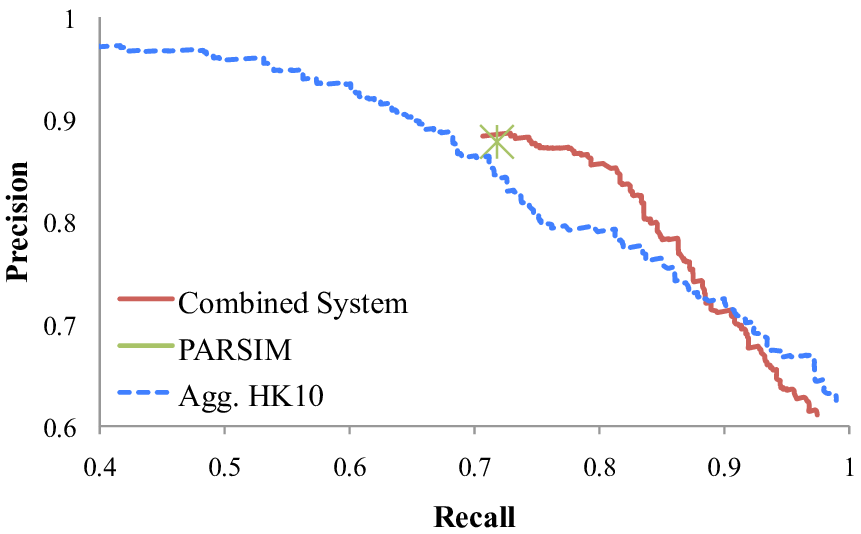
#> input picture merging/example_pictures/D11-1032-Figure-4-3x.png, 861 x 534 px, found by its file name
$ jupyter execute --allow-errors specification_less_description_without_plot.ipynb   (shell and % lines are left out)   (older library calls are emulated)
#> lines starting #> are read from the running program, lines starting #| are printed output that depends on the picture
### below are the same functions as in the merging notebook, but less well described and without the print statements

[cell 1]
import skimage
from skimage import io
import matplotlib.pyplot as plt
from skimage.filters import threshold_otsu
import numpy as np
from skimage.transform import rescale, resize, downscale_local_mean
import matplotlib.pyplot as plt
import os
from tqdm import tqdm
import torch
from skimage import measure
import matplotlib.patches as patches
import pytesseract
import re
from icecream import ic
import cv2
from skimage import io, color
from CIEDE2000_git.ciede2000 import CIEDE2000
from icecream import ic
import torchvision
from torchvision import datasets, models, transforms
import torch
import torch.nn as nn
import torch.optim as optim
import torch.nn.functional as F
from torch.utils.data import Dataset
from torch.utils.data import DataLoader
from torch.utils.tensorboard import SummaryWriter
import h5py
from collections import defaultdict
import pandas as pd
import warnings
import math
from scipy import stats
os.environ["KMP_DUPLICATE_LIB_OK"]="TRUE"

[cell 2]
def mark_class_preprocessing(image_path, shape):
    # opens the image
    img = skimage.io.imread(image_path)

    #converts it to grayscale if needed
    if len(img.shape) == 3:
        #reshape image to 1d
        if img.shape[2] == 4:
            img = skimage.color.rgba2rgb(img)
        #if img.shape[2] == 3:
            #img = skimage.color.rgb2gray(img)
    else:
        img = np.dstack([img,img,img])

    # expands the image to a square shape
    height, width = img.shape[0],img.shape[1]
    if width == height:
        pass
    elif width > height:
        missing = int((width - height) / 2)
        img = np.pad(img, ((missing, missing), (0, 0),(0, 0)))
    else:
        missing = int((height - width) / 2)
        img = np.pad(img, ((0, 0), (missing, missing),(0, 0)))

    # resizes the image to shape x shape
    img = skimage.transform.resize(img, (shape, shape), anti_aliasing=True)

    return np.array(img)

[cell 3]
#this is the preprocessing pipeline as described in the paper Euroviz
# [24 lines left out: function text_local_preprocessing, not called in this run]

[cell 4]
# [9 lines left out: function get_heatmap, not called in this run]

[cell 5]
# [28 lines left out: function apply_heatmap, not called in this run]

[cell 6]
# [21 lines left out: function get_bb, not called in this run]

[cell 7]
#from:
#https://www.geeksforgeeks.org/kruskals-minimum-spanning-tree-algorithm-greedy-algo-2/

# nodes are the candidate characters
#and the edge weights are the Euclidean distances between bounding box centers

# Python program for Kruskal's algorithm to find
# Minimum Spanning Tree of a given connected,
# undirected and weighted graph

from collections import defaultdict

# Class to represent a graph


class Graph:

    def __init__(self, vertices):
        self.V = vertices # No. of vertices
        self.graph = [] # default dictionary
        # to store graph

    # function to add an edge to graph
    def addEdge(self, u, v, w):
        self.graph.append([u, v, w])
        #self.m_graph.append([node1, node2, weight])

    # A utility function to find set of an element i
    # (uses path compression technique)
    # [78 lines left out: functions find, union, KruskalMST, not called in this run]

[cell 8]
# [21 lines left out: function create_MST, not called in this run]

[cell 9]
# [61 lines left out: function prune, not called in this run]

[cell 10]
#using a connected components algorithm to get word boxes
#https://www.geeksforgeeks.org/connected-components-in-an-undirected-graph/

# Python program to print connected
# components in an undirected graph


class CC_Graph:

    # init function to declare class variables
    def __init__(self, V):
        self.V = V
        self.adj = [[] for i in range(V)]

    # [16 lines left out: function DFSUtil, not called in this run]

    # method to add an undirected edge
    def addEdge(self, v, w):
        self.adj[v].append(w)
        self.adj[w].append(v)

    # Method to retrieve connected components
    # in an undirected graph
    # [10 lines left out: function connectedComponents, not called in this run]

[cell 11]
# [19 lines left out: function create_word_boxes, not called in this run]

[cell 12]
# [59 lines left out: function ocr, not called in this run]

[cell 13]
#net modeled after:
#https://github.com/domoritz/darknet/blob/master/cfg/writing.cfg

class TheModelClass(nn.Module):
    # [23 lines left out: functions __init__, ramp, forward, not called in this run]

[cell 14]
# [97 lines left out: function calculate_text_class_features, not called in this run]

[cell 15]
from sklearn.ensemble import RandomForestClassifier
#warnings.filterwarnings(action='once')
warnings.filterwarnings('ignore')

pd.options.display.width = 0
from sklearn import svm

# [58 lines left out: function train_classifier, not called in this run]

[cell 16]
def convert_val(val):
    floats = []
    unit_dict = {"M":1000000,
                 "Mio":1000000,
                "%":0.01}

    for v in val:
        try:
            floats.append(float(v))
        except:
            #check if there is maybe a unit in the number
            letters = re.findall('[a-zA-Z]', v)
            letter_str = "".join(letters)
            try:
                multiplier = unit_dict[letter_str]
            except:
                multiplier = 1
            try:
                numbers = float(re.sub('\D','', v))
                floats.append(numbers*multiplier)
            except:
                pass
    return sorted(floats)

val = [' 100 M ---', 'precision', '95M', '06 - ü', '-85']
convert_val(val)

[cell 17]
def get_specification(filepath, visualize = True,contour_param = 0.2,contour_edge = np.inf):

    #fig, ax = plt.subplots(12,1,figsize = (15,150))

    img = io.imread(filepath)

    #ax[0].imshow(img)

    height, width,_ = img.shape
    #ic(img.shape)
    #mark type #####################################################################################################
    output_size = 224
    mark_preprocessed_img = mark_class_preprocessing(filepath,output_size)
    #ax[1].imshow(mark_preprocessed_img)

    mark_input = torch.tensor(mark_preprocessed_img.reshape(1,3,224,224),dtype = torch.float32)

    mark_net = torch.load(os.path.join("NNs","AlexNet_mark_type.pt"),map_location=torch.device('cpu')) #needs input 1, 3, 224, 224
    mark_output = mark_net(mark_input)
    mark_class = torch.argmax(mark_output)

    if mark_class == 0:
        chart_type = "bar_chart"
        mark_type = "bar"
    elif mark_class == 1:
        chart_type = "line_chart"
        mark_type = "line"
    elif mark_class == 2:
        chart_type = "scatterplot"
        mark_type = "point"
    elif mark_class == 3:
        chart_type = "area_chart"
        mark_type = "area"

    #text localization ##########################################################################################
    #loading the already trained net
    #net = TextLocalNet()
    net = torch.load(os.path.join("NNs", "domoritz_original_cnn.pt"),map_location=torch.device('cpu'))

    local_processed_img = text_local_preprocessing(filepath)
    #ax[2].imshow(local_processed_img)

    #ic(local_processed_img.shape)
    heatmap = get_heatmap(local_processed_img,net)
    #ax[3].imshow(heatmap.detach().numpy().reshape(64,64),cmap="gray")
    heat_img = apply_heatmap(heatmap, local_processed_img)
    #ax[4].imshow(heat_img)


    bb, labels = get_bb(heat_img)
    #ax[5].imshow(heat_img, cmap=plt.cm.gray)
    #for i in range(0,len(bb)):
     #   x,y,w,h,area = bb[i, :]
      #  rect = patches.Rectangle((x,y), w, h, linewidth=2, edgecolor='r', facecolor='none')
       # ax[5].add_patch(rect)

    MST = create_MST(bb)
    # [11 lines of commented-out code are left out]


    MST = prune(bb,MST,heat_img)
    # [11 lines of commented-out code are left out]

    wbb = create_word_boxes(MST,bb)
    ##ax[8].imshow(heat_img, cmap=plt.cm.gray)
    ##for i in range(0,len(wbb)):
    ##    x,y,w,h = wbb[i, :]
    ##    rect = patches.Rectangle((x,y), w, h, linewidth=2, edgecolor='r', facecolor='none')
    ##    ax[8].add_patch(rect)

    words, wbb = ocr(wbb,heat_img, heat_img)


    x,y,w,h = wbb[:,0],wbb[:,1],wbb[:,2],wbb[:,3]
    if width > height:
        scaling_factor = width/1200
        y = y - (1200 - height*(1/scaling_factor))/2
        y = y*scaling_factor
        x = x*scaling_factor
        w = w*scaling_factor
        h = h*scaling_factor
    else:
        scaling_factor = height/1200
        x = x - (1200 - width*(1/scaling_factor))/2
        y = y*scaling_factor
        x = x*scaling_factor
        w = w*scaling_factor
        h = h*scaling_factor

    wbb = np.array([x,y,w,h]).T
    #ic(wbb,words)
    #ax[9].imshow(img, cmap=plt.cm.gray)
    #for i in range(0,len(words)):
    #    x,y,w,h = wbb[i, :]
    #    rect = patches.Rectangle((x,y), w, h, linewidth=2,edgecolor="r", facecolor="none")
    #    ax[9].add_patch(rect)
    #    ax[9].text(x,y, words[i])

    #text classification #########################################################################################
    df = calculate_text_class_features(height, width, wbb[:,0], wbb[:,0]+wbb[:,2], wbb[:,1], wbb[:,1]+wbb[:,3])

    clf, labels = train_classifier()
    unique_labels = np.unique(labels)

    text_class = clf.predict(df)

    fig, ax = plt.subplots(figsize = (15,15))
    ax.imshow(img, cmap=plt.cm.gray)
    colors = np.array(['b', 'g', 'r', 'gray', 'm', 'y', 'k', 'c'])
    #np.random.shuffle(colors)
    for i in range(0,len(words)):
        x,y,w,h = wbb[i, :]
        class_number = text_class[i]
        rect = patches.Rectangle((x,y), w, h, linewidth=2, edgecolor=colors[class_number], facecolor="none")#colors[class_number],)
        ax.add_patch(rect)
        ax.text(x,y, words[i])

    title = ''
    x_axis_title = ''
    x_axis_labels = []
    y_axis_title = ''
    y_axis_labels = []

    #for the domain
    x_range = [np.inf,-np.inf]
    y_range = [np.inf,-np.inf]
    for i in range(0,len(wbb)):
        if text_class[i] == np.where(unique_labels == 'legend-title'):
            if words[i][-1:]=="\n":
                title = words[i][:-1]
            else:
                title = words[i]
        elif text_class[i] == np.where(unique_labels == 'x-axis-title'):
            if words[i][-1:]=="\n":
                x_axis_title = words[i][:-1]
            else:
                x_axis_title = words[i]

        elif text_class[i] == np.where(unique_labels == 'x-axis-label'):
            if words[i][-1:]=="\n":
                x_axis_labels.append(words[i][:-1])
            else:
                x_axis_labels.append(words[i])
            if x_range[0] > wbb[i][0] + wbb[i][2]/2:
                x_range[0] = wbb[i][0] + wbb[i][2]/2
            if x_range[1] < wbb[i][0] + wbb[i][2]/2:
                x_range[1] = wbb[i][0] + wbb[i][2]/2

        elif text_class[i] == np.where(unique_labels == 'y-axis-title'):
            if words[i][-1:]=="\n":
                y_axis_title = words[i][:-1]
            else:
                y_axis_title = words[i]
        elif text_class[i] == np.where(unique_labels == 'y-axis-label'):
            if words[i][-1:]=="\n":
                y_axis_labels.append(words[i][:-1])
            else:
                y_axis_labels.append(words[i])
            if y_range[0] > wbb[i][1] + wbb[i][3]/2:
                y_range[0] = wbb[i][1] + wbb[i][3]/2
            if y_range[1] < wbb[i][1] + wbb[i][3]/2:
                y_range[1] = wbb[i][1] + wbb[i][3]/2

    out_dict = {}
    out_dict["width"] = width
    out_dict["height"] = height
    out_dict["chart type"] = chart_type
    out_dict["mark type"] = mark_type
    out_dict["title"] = title
    encoding = {}
    x = {}
    x["field"] = x_axis_title
    x["axis"] = {"title":x_axis_title}
    scale = {}
    scale["labels"] = x_axis_labels


    scale["values"] = convert_val(x_axis_labels)
    x["type"] = "nominal" if len(scale["values"])<=1 else "quantitive"
    scale["domain"] = [min(scale["values"]),max(scale["values"])] if len(scale["values"]) > 1 else []
    scale["range"] = x_range
    scale["type"] = "undefined"
    if x["type"] == "nominal":
        scale["type"] = "nominal"
    else:
        if scale["values"] == 2:
            scale["type"] = "not defined"
        else:
            #check for linearity
            start = scale["domain"][0]
            end = scale["domain"][1]
            lin_r = stats.linregress(scale["values"], np.linspace(start,end,len(scale["values"])))[2] # gives the rvalue
            if np.abs(lin_r)>=0.98:
                scale["type"] = "linear"
            else:
                #check if logarithmic
                for base in [2,np.e,3,5,10]:
                    stop = math.log(end, base)
                    np.logspace(start, stop, num=len(scale["values"]), base = base)
                    lin_r = stats.linregress(scale["values"], np.logspace(start, stop, num=len(scale["values"]), base = base))[2]
                    if np.abs(lin_r)>=0.98:
                        scale["type"] = "logarithmic"


    x["scale"] = scale
    y = {}
    y["field"] = y_axis_title
    y["axis"] = {"title":y_axis_title}
    scale = {}
    scale["labels"] = y_axis_labels
    scale["values"] = convert_val(y_axis_labels)
    y["type"] = "nominal" if len(scale["values"])<=1 else "quantitive"
    scale["domain"] = [min(scale["values"]),max(scale["values"])] if len(scale["values"]) > 1 else []
    scale["range"] = y_range
    scale["type"] = "undefined"

    if y["type"] == "nominal":
        scale["type"] = "nominal"
    else:
        if scale["values"] == 2:
            scale["type"] = "not defined"
        else:
            #check for linearity
            start = scale["domain"][0]
            end = scale["domain"][1]
            lin_r = stats.linregress(scale["values"], np.linspace(start,end,len(scale["values"])))[2] # gives the rvalue
            if np.abs(lin_r)>=0.98:
                scale["type"] = "linear"
            else:
                #check if logarithmic
                for base in [2,np.e,3,5,10]:
                    stop = math.log(end, base)
                    np.logspace(start, stop, num=len(scale["values"]), base = base)
                    lin_r = stats.linregress(scale["values"], np.logspace(start, stop, num=len(scale["values"]), base = base))[2]
                    if np.abs(lin_r)>=0.98:
                        scale["type"] = "logarithmic"
    y["scale"] = scale
    encoding["x"] = x
    encoding["y"] = y
    out_dict["encoding"] = encoding

    return out_dict

# [4 lines of commented-out code are left out]
#> (the rest of this cell did not finish here and is left out)

#> in get_specification, img is the input picture: shape (534, 861, 3); mean R, G, B 248.8, 248.7, 249.7
#> in mark_class_preprocessing, `img = np.pad(img, ((missing, missing), (0, 0),(0, 0)))`:
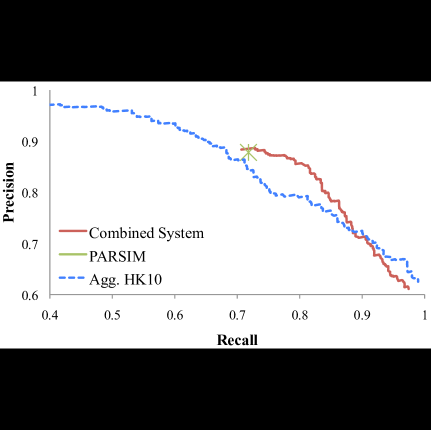
#> img: shape (860, 861, 3) (shown at 1/2 size); mean R, G, B 154.5, 154.4, 155
a
#ic| np.unique(labels): array(['legend-label', 'legend-title', 'text-label', 'title','x-axis-label', 'x-axis-title', 'y-axis-label', 'y-axis-title'],dtype='<U12')

[cell 18]
np.array([['legend-label', 'legend-title', 'text-label', 'title','x-axis-label', 'x-axis-title', 'y-axis-label', 'y-axis-title'],['blue', 'green', 'red', 'cyan', 'magenta', 'yellow', 'black', 'white']]).T

## this should just show how i generated the visualizations for some of the results of my thesis

[cell 19]
import matplotlib
x = np.linspace(0, 100, 20)

font = {'family' : 'DejaVu Sans',
        'weight' : 'normal',
        'size'   : 22}

matplotlib.rc('font', **font)
fig,ax = plt.subplots(1,1,figsize=(10,7))
ax.tick_params(axis='both', which='both', pad=20)
plt.plot(x, np.random.normal(x,10))
plt.plot(x, np.random.normal(x,10))
plt.title("lineplot",pad=20)
plt.ylabel("age in years",labelpad=20)
plt.xlabel("weight in kg",labelpad=20)
plt.savefig(os.path.join('pictures_for_sequences','1.png'),bbox_inches = "tight")
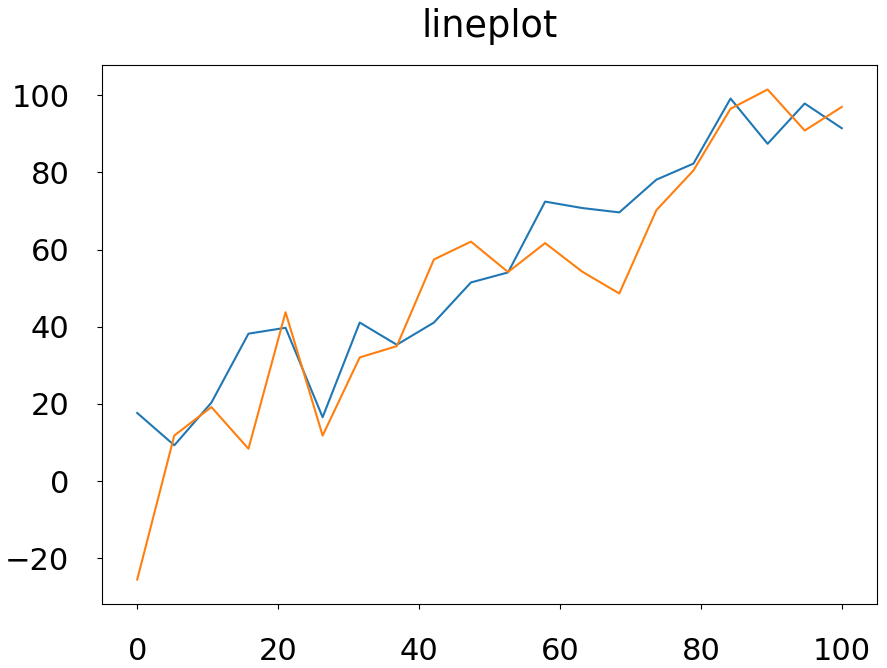
#> figure drawn by matplotlib, 1 panel; curve peaks at x = 84.21, y = 99.15; curve peaks at x = 89.47, y = 101.5

[cell 20]
x = np.linspace(0, 100, 20)

font = {'family' : 'DejaVu Sans',
        'weight' : 'normal',
        'size'   : 22}

matplotlib.rc('font', **font)
fig,ax = plt.subplots(1,1,figsize=(10,7))
ax.tick_params(axis='both', which='both', pad=20)
plt.plot(x, np.random.normal(x,10)[::-1])
plt.plot(x, np.random.normal(x,10)[::-1])
plt.title("lineplot",pad=20)
plt.ylabel("age in years",labelpad=20)
plt.xlabel("hair length in cm",labelpad=20)
ax.set_xscale('symlog')
ax.xaxis.set_minor_formatter(matplotlib.ticker.ScalarFormatter())
ax.xaxis.set_major_formatter(matplotlib.ticker.ScalarFormatter())
#current_values = plt.gca().get_yticks()
#plt.gca().set_yticklabels(['{:,.0%}'.format(x) for x in current_values])
plt.savefig(os.path.join('pictures_for_sequences','2.png'),bbox_inches = "tight")
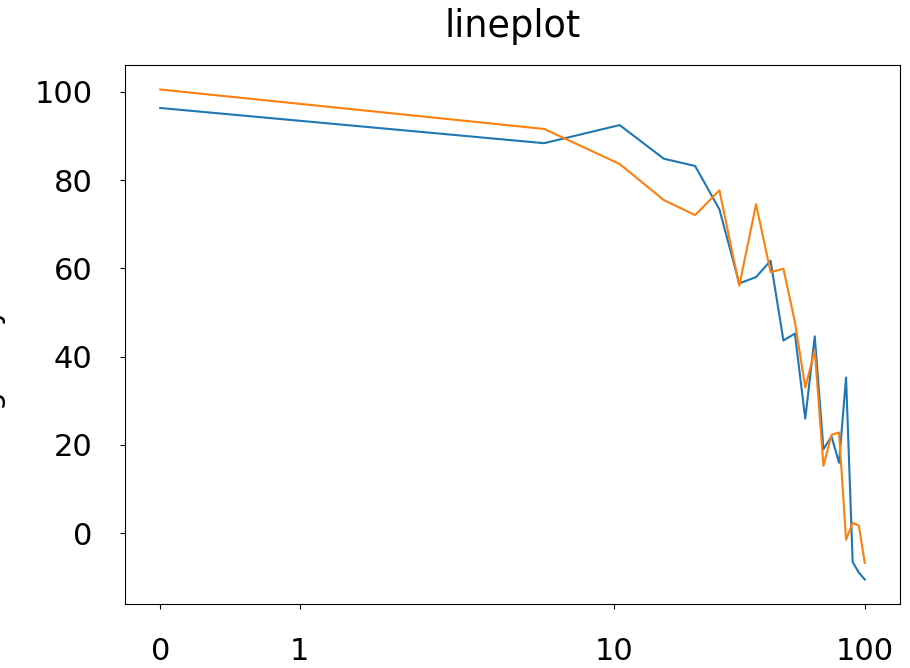
#> figure drawn by matplotlib, 1 panel; curve peaks at x = 0, y = 96.37; curve peaks at x = 0, y = 100.6

[cell 21]
img = io.imread(os.path.join('pictures_for_sequences','2.png'))
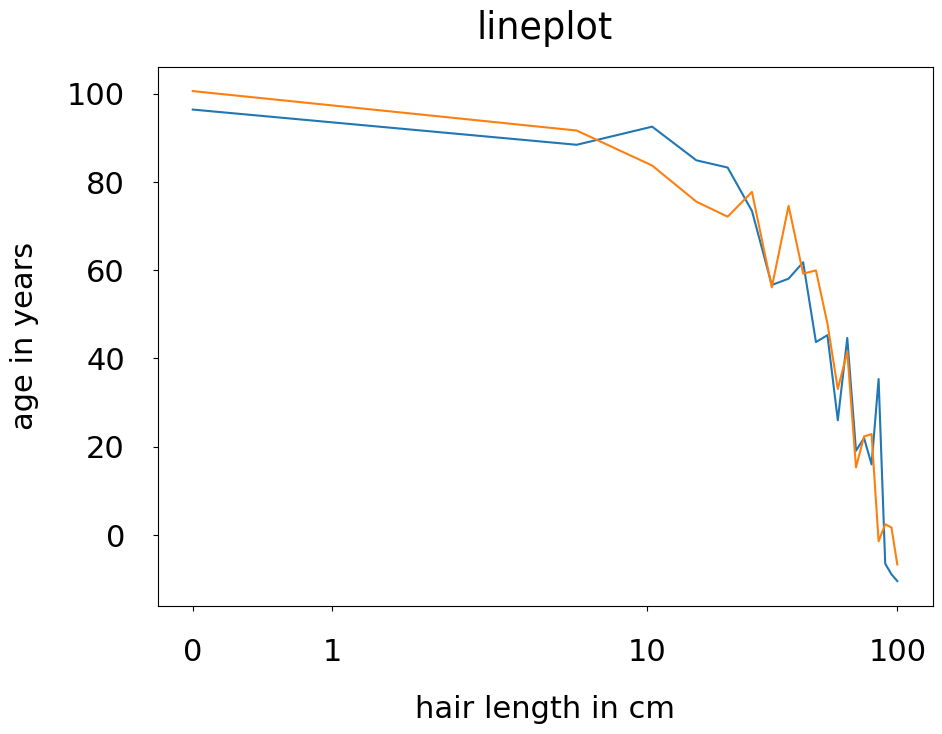
#> img: shape (734, 942, 4); mean R, G, B, A 250.7, 250.6, 250.3, 255

plt.imshow(img)

#> (a cell that did not finish here is left out)

a

#> (a cell that did not finish here is left out)

b

[cell 24]
np.array([['legend-label', 'legend-title', 'text-label', 'title','x-axis-label', 'x-axis-title', 'y-axis-label', 'y-axis-title'],['blue', 'green', 'red', 'cyan', 'magenta', 'yellow', 'black', 'white']]).T

[cell 25]
def dict_compare(d1, d2):
    d1_keys = set(d1.keys())
    d2_keys = set(d2.keys())
    shared_keys = d1_keys.intersection(d2_keys)
    added = d1_keys - d2_keys
    removed = d2_keys - d1_keys
    modified = {o : (d1[o], d2[o]) for o in shared_keys if d1[o] != d2[o]}
    same = set(o for o in shared_keys if d1[o] == d2[o])
    return added, removed, modified, same

x = dict(a=1, b=2)
y = dict(a=2, b=2)
#added, removed, modified, same = dict_compare(x, y)
dict_compare(x, y)

#> (a cell that did not finish here is left out)

#> (a cell that did not finish here is left out)

#> (a cell that did not finish here is left out)

#> (a cell that did not finish here is left out)
